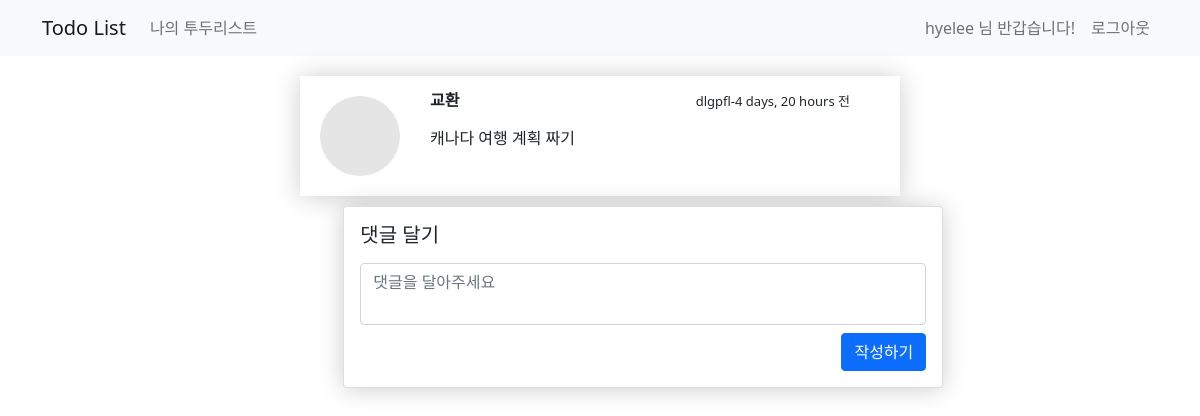
The app's page /todo/2 (signed in), older data.
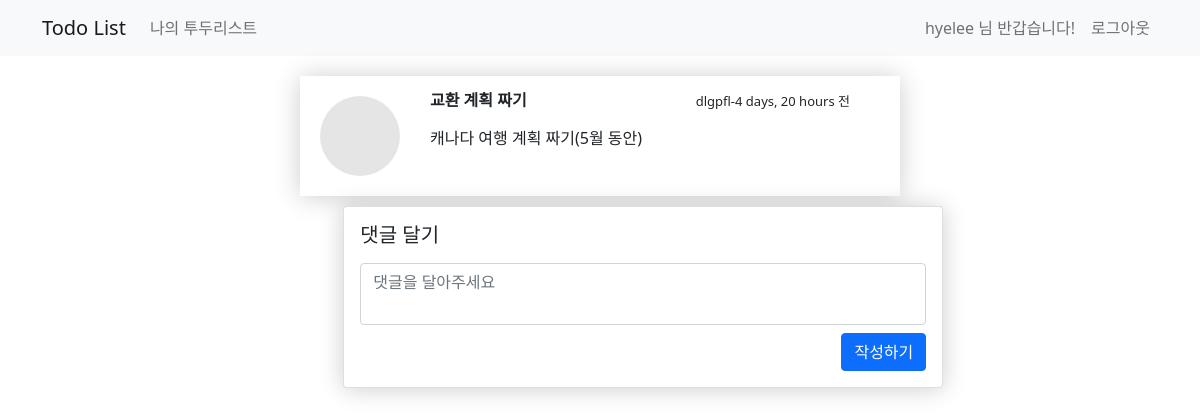
The same page, newer data.
### todo/models.py (models this page shows)
class todoModel(models.Model):
    class Meta:
        db_table = "todo"
    author = models.ForeignKey(UserModel, on_delete=models.CASCADE)
    content = models.CharField(max_length=256)
    title = models.CharField(max_length=256, default='')
    created_at = models.DateTimeField(auto_now_add=True)
    updated_at = models.DateTimeField(auto_now=True)
    is_completed = models.BooleanField(default=False)

### user/models.py (models this page shows)
class UserModel(AbstractUser):
    class Meta:
        db_table = "my_user"
    email = models.CharField(max_length=256, default='')
    profile = models.ImageField(upload_to="images/", null=True, blank=True)

### todo/views.py (the view)
# urls.py: path('todo/<int:id>', views.view_comment,name='view-comment'),
@login_required
def view_comment(request, id):
    my_todo = todoModel.objects.get(id=id)
    all_comment = todoComment.objects.all().filter(todo_id=id)
    return render(request,'todo/todo_detail.html',{'my_todo' : my_todo, 'all_comment' : all_comment})

### templates/todo/todo_detail.html (shortened to what this page needs)
<!DOCTYPE html>
<html lang="en">
<head>
</head>
<body>
</body>
</html>{% extends 'base.html' %}
{% block content %}
    <div class="container timeline-container">
        <div class="card_write" style="top: 50px">
            <div class="button-container"
                 style="width: 40px; height: 30px; float: right; display: flex; justify-content: flex-end; margin-top: 10px; flex-direction: column; margin-top: 45px"></div>
            <div class="card_load"></div>
            <div class="card_load_extreme_title">{{ my_todo.title }}</div>
            <div class="card_load_extreme_descripion">{{ my_todo.content }}</div>
            <div style="text-align: right">
                <span style="font-size: small">{{ my_todo.author.username }}-{{ my_todo.created_at|timesince }} 전</span>
            </div>
        </div>
        <div class="form-row">
            <div class="card"
                 style="margin-bottom: 30px; width: 600px; left: 27%; box-shadow: 0 1px 25px rgba(0, 0, 0, 0.2);">
                <div class="card-body">
                    <div class="media">
                        <div class="media-body">
                            <h5 class="mt-0">댓글 달기</h5>
                            <p>
                            <form method="post" action="/todo/comment/{{ my_todo.id }}">
                                <div class="form-group mb-2">
                                    <textarea class="form-control" style="resize: none" name='comment' id="comment"
                                              placeholder="댓글을 달아주세요"></textarea>
                                </div>
                                <button type="submit" class="btn btn-primary" style="float:right;">작성하기
                                </button>
                            </form>
                            </p>
                        </div>
                    </div>
                </div>
            </div>
        </div>
    </div>
{% endblock %}

Row changes from the older to the newer data that the page shows:
changed todoModel "dlgpfl": title "교환" → "교환 계획 짜기"; content "캐나다 여행 계획 짜기" → "캐나다 여행 계획 짜기(5월 동안)"
